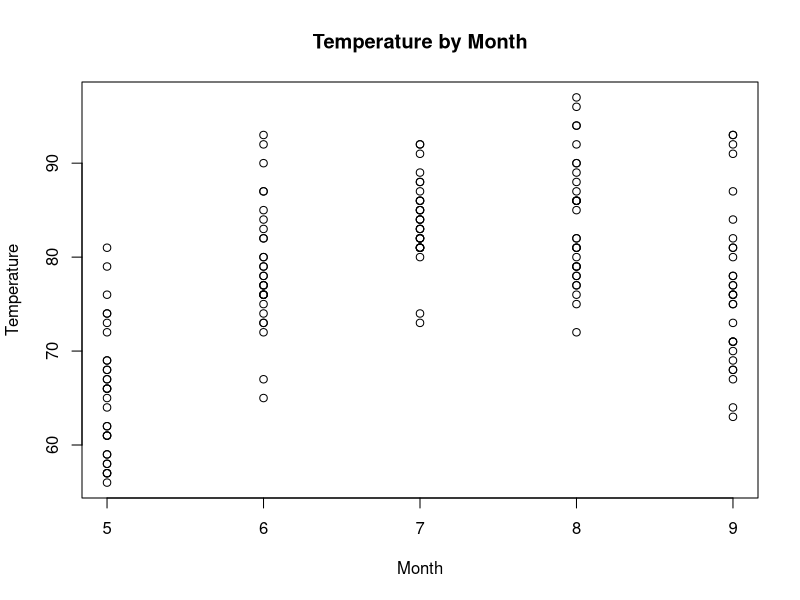
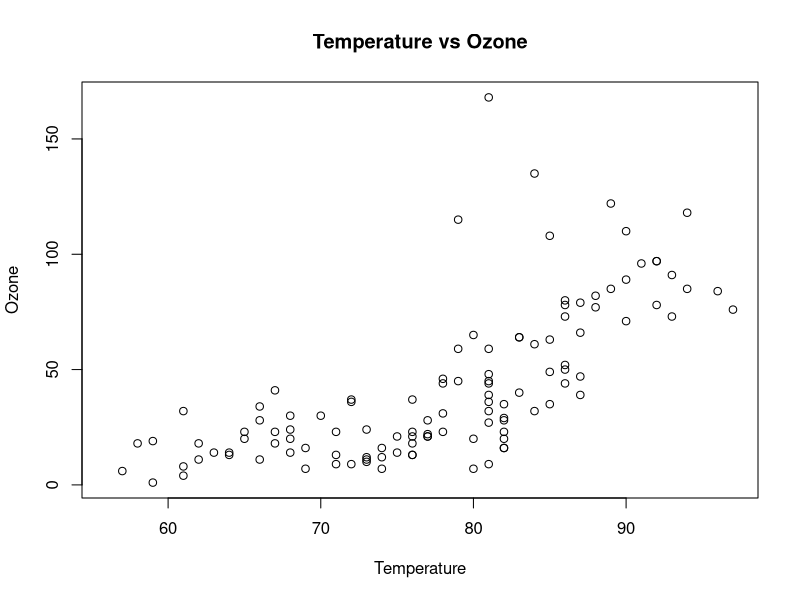
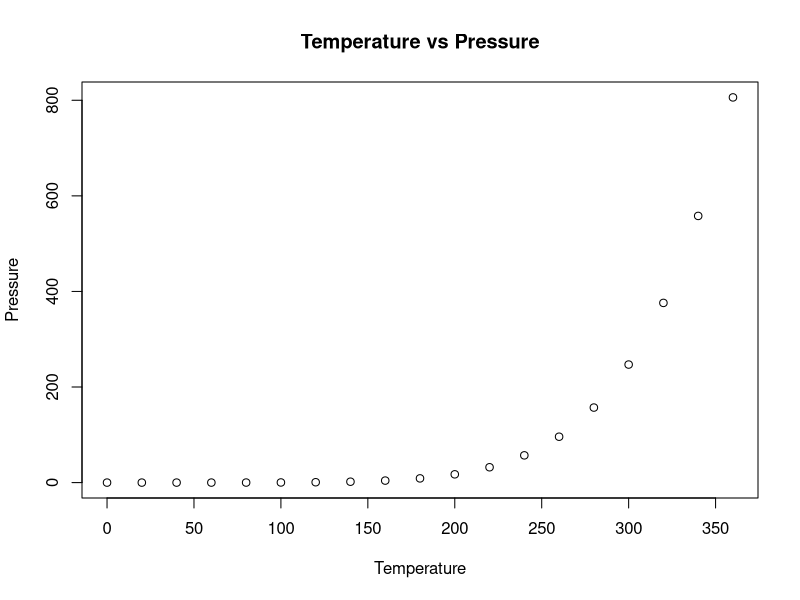
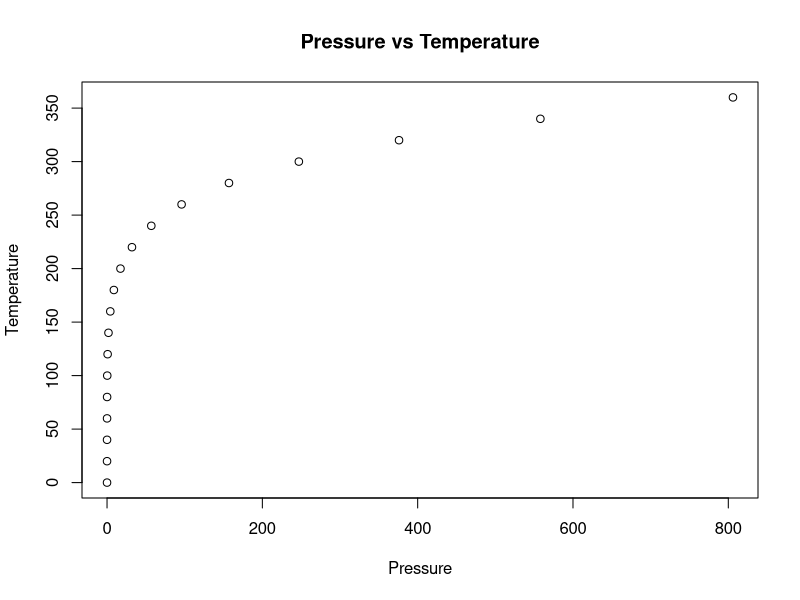

Write R code to recreate these figures, in order.
## ---- chunk 1
knitr::opts_chunk$set(echo = TRUE)
## ---- chunk 2
plot(x = airquality$Month, y = airquality$Temp, xlab = "Month", ylab = "Temperature", main = "Temperature by Month")
## ---- chunk 3
plot(x = airquality$Temp, y = airquality$Ozone, xlab = "Temperature", ylab = "Ozone", main = "Temperature vs Ozone")
## ---- chunk 4
plot(x = pressure$temperature, y = pressure$pressure, xlab = "Temperature", ylab = "Pressure", main = "Temperature vs Pressure")
## ---- chunk 5
plot(x = pressure$pressure, y = pressure$temperature, xlab= "Pressure", ylab = "Temperature", main = "Pressure vs Temperature")
